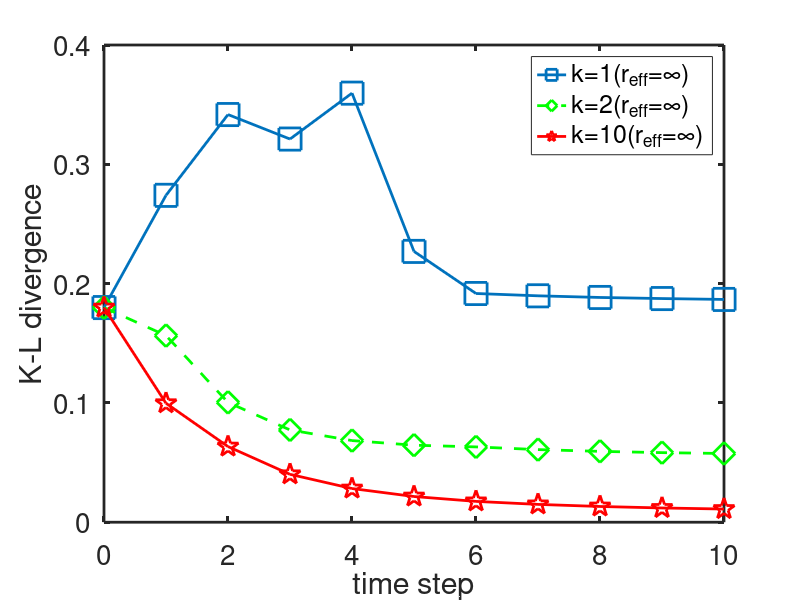

Write the MATLAB code that produced this figure.
clear all;close all;

comp = [0.179919282	0.112151858	0.067492497	0.043052455	0.031010132	0.02407839	0.019926313	0.017389092	0.015569729	0.014309472	0.013384862
0.179919282	0.128287452	0.072054489	0.038970913	0.024392982	0.018074945	0.014239462	0.011738689	0.01009105	0.008956038	0.008041352
0.179919282	0.098489442	0.057737682	0.034436584	0.022876661	0.016234447	0.012245808	0.009660947	0.00796161	0.006743228	0.005816124
];

comp2 = [0.179919282	0.139193886	0.090703017	0.067596868	0.055439302	0.048470745	0.044292196	0.041622809	0.03983225	0.038530488	0.037532158
0.179919282	0.327652375	0.234996008	0.158039219	0.145709982	0.138808904	0.134652449	0.131914024	0.130009993	0.128656452	0.127581345
0.179919282	0.209469993	0.122612643	0.078621397	0.069000576	0.063575884	0.06032789	0.058430999	0.057141818	0.056207794	0.05556632
];
comp3 = [0.179919282	1.026011557	0.685122752	1.003606197	0.929174234	0.820101601	0.698668633	0.496119092	0.417602778	0.566696994	0.439735571
];

comp = [0.179919282	0.274000641	0.341709108	0.321169274	0.35964163	0.22699801	0.191709837	0.189772126	0.188387062	0.187472174	0.186733606
0.179919282	0.156451867	0.100414074	0.077348173	0.068434293	0.064547694	0.063128322	0.060863267	0.059391989	0.058324609	0.057604721
0.179919282	0.099731186	0.063402162	0.040151873	0.028237542	0.021538216	0.017461222	0.014940563	0.013192255	0.011946211	0.011049
];

% 
% 
% comp = [0.179919282	0.443459623	0.292742999	0.233375098	0.228326735	0.244712108	0.254597582	0.261975656	0.267882775	0.271767932
% 0.179919282	0.181269471	0.142279152	0.120289616	0.107621729	0.100683222	0.096332814	0.093130671	0.091960885	0.088777745
% ];

% h00 = figure('position',[100 100 600 600],'Color',[1 1 1]);
% plot(0:size(comp,2)-1,comp(1,:),'s--');hold on;
% plot(0:size(comp,2)-1,comp(2,:),'r*-');hold on;
% legend('k=1','k=10');
% xlabel('time step');
% ylabel('K-L divergence');
% set(gca,'FontSize',14);
% 
% 

% 'g',x,y2,'b--o',x,y3,'c*'

h00 = figure('position',[100 100 600 600],'Color',[1 1 1]);
plot(0:size(comp,2)-1,comp(1,:),'s-','MarkerSize',16,'LineWidth',2);hold on;
plot(0:size(comp,2)-1,comp(2,:),'g--d','MarkerSize',16,'LineWidth',2);hold on;
plot(0:size(comp,2)-1,comp(3,:),'rp-','MarkerSize',16,'LineWidth',2);hold on;
% h01 = figure('position',[100 100 600 600],'Color',[1 1 1]);
% plot(0:size(comp2,2)-1,comp2(1,:),'s-','MarkerSize',16,'LineWidth',2);hold on;
% plot(0:size(comp2,2)-1,comp2(2,:),'g--d','MarkerSize',16,'LineWidth',2);hold on;
% plot(0:size(comp2,2)-1,comp2(3,:),'rp-','MarkerSize',16,'LineWidth',2);hold on;
% plot(0:size(comp3,2)-1,comp3(1,:),'ok-','MarkerSize',16,'LineWidth',2);hold on;

legend('k=1(r_{eff}=\infty)','k=2(r_{eff}=\infty)','k=10(r_{eff}=\infty)');
% legend('k=1(r_{eff}=0.2)','k=2(r_{eff}=0.2)','k=10(r_{eff}=0.2)','random walk(r_{eff}=0.2)');
xlabel('time step');
ylabel('K-L divergence');
set(gca,'FontSize',20,'LineWidth',2);
% axis([0 10 0 0.1])